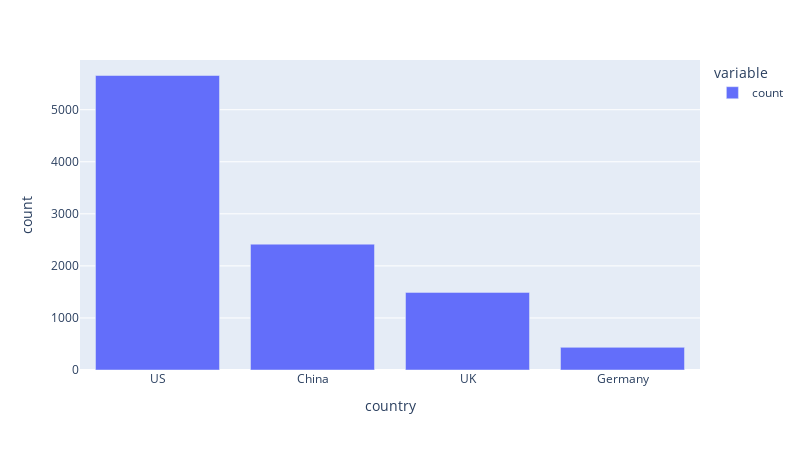
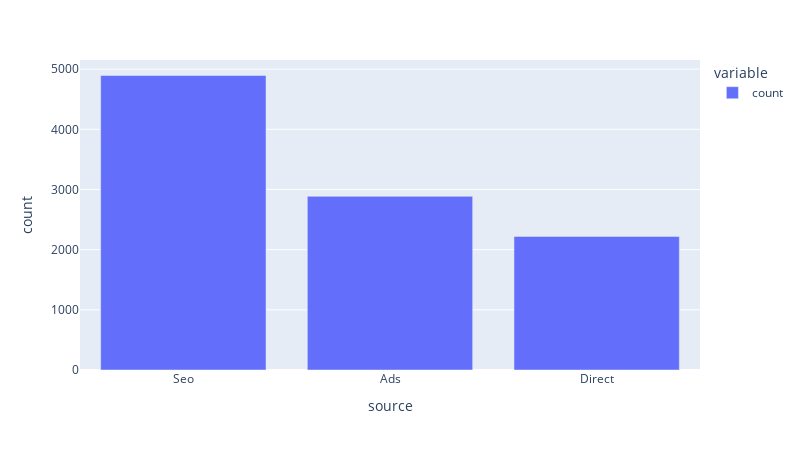
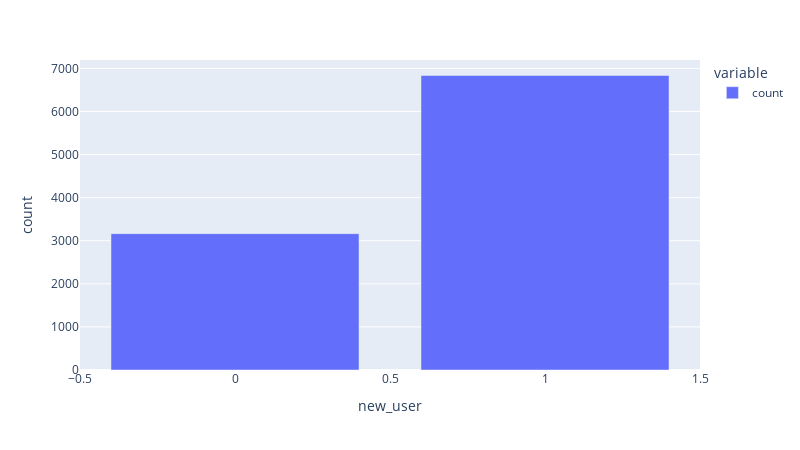

The notebook cell these images were saved under, in order:
### Markdown cell above
#### Bar plots

### Code cell
categorical_features=['country','source','new_user']

for feature in categorical_features:
    fig = px.bar(data_sample[feature].value_counts(), labels={'value':'count'},
                width=800,
                height=450)
    fig.show()

### Figure 1 — Plotly figure (JSON) as saved in the notebook; plotly's stock layout.template omitted (floating-point values rounded to 4 significant figures)
{"data": [{"alignmentgroup": "True", "hovertemplate": "variable=count<br>country=%{x}<br>count=%{y}<extra></extra>", "legendgroup": "count", "marker": {"color": "#636efa", "pattern": {"shape": ""}}, "name": "count", "offsetgroup": "count", "orientation": "v", "showlegend": true, "textposition": "auto", "type": "bar", "x": ["US", "China", "UK", "Germany"], "xaxis": "x", "y": [5657, 2417, 1491, 435], "yaxis": "y"}], "layout": {"barmode": "relative", "height": 450, "legend": {"title": {"text": "variable"}, "tracegroupgap": 0}, "margin": {"t": 60}, "width": 800, "xaxis": {"anchor": "y", "domain": [0, 1], "title": {"text": "country"}}, "yaxis": {"anchor": "x", "domain": [0, 1], "title": {"text": "count"}}}}

### Figure 2 — Plotly figure (JSON) as saved in the notebook; plotly's stock layout.template omitted (floating-point values rounded to 4 significant figures)
{"data": [{"alignmentgroup": "True", "hovertemplate": "variable=count<br>source=%{x}<br>count=%{y}<extra></extra>", "legendgroup": "count", "marker": {"color": "#636efa", "pattern": {"shape": ""}}, "name": "count", "offsetgroup": "count", "orientation": "v", "showlegend": true, "textposition": "auto", "type": "bar", "x": ["Seo", "Ads", "Direct"], "xaxis": "x", "y": [4894, 2886, 2220], "yaxis": "y"}], "layout": {"barmode": "relative", "height": 450, "legend": {"title": {"text": "variable"}, "tracegroupgap": 0}, "margin": {"t": 60}, "width": 800, "xaxis": {"anchor": "y", "domain": [0, 1], "title": {"text": "source"}}, "yaxis": {"anchor": "x", "domain": [0, 1], "title": {"text": "count"}}}}

### Figure 3 — Plotly figure (JSON) as saved in the notebook; plotly's stock layout.template omitted (floating-point values rounded to 4 significant figures)
{"data": [{"alignmentgroup": "True", "hovertemplate": "variable=count<br>new_user=%{x}<br>count=%{y}<extra></extra>", "legendgroup": "count", "marker": {"color": "#636efa", "pattern": {"shape": ""}}, "name": "count", "offsetgroup": "count", "orientation": "v", "showlegend": true, "textposition": "auto", "type": "bar", "x": [1, 0], "xaxis": "x", "y": [6835, 3165], "yaxis": "y"}], "layout": {"barmode": "relative", "height": 450, "legend": {"title": {"text": "variable"}, "tracegroupgap": 0}, "margin": {"t": 60}, "width": 800, "xaxis": {"anchor": "y", "domain": [0, 1], "title": {"text": "new_user"}}, "yaxis": {"anchor": "x", "domain": [0, 1], "title": {"text": "count"}}}}
